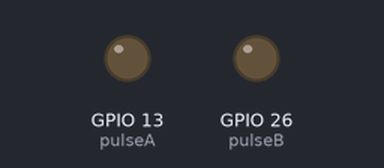
Bench run of a program on a simulated Raspberry Pi (BCM pin numbers). On the bench: output pins drawn as LEDs (lit = HIGH). At 0.1 s the program stops and its outputs stay as they are.

Above: at 0.1 s.
Timing chart, 0 to 1.6 s (numbered marks = the images above):
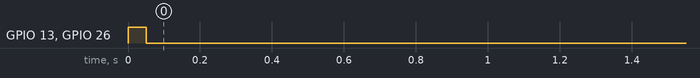

The program:

pulse-74HC123-gpio16.py
```python
from gpiozero import LED
from time import sleep

'''
Pulse A : GPIO 13
Pulse B : GPIO 26
'''

pulseA = LED(13)
pulseB = LED(26)
pulseA.on()
pulseB.on()
sleep(0.05)
pulseA.off()
pulseB.off()

#while True:
    #led.on()
    #sleep(0.05)
    #led.off()
    #sleep(0.05)
```
